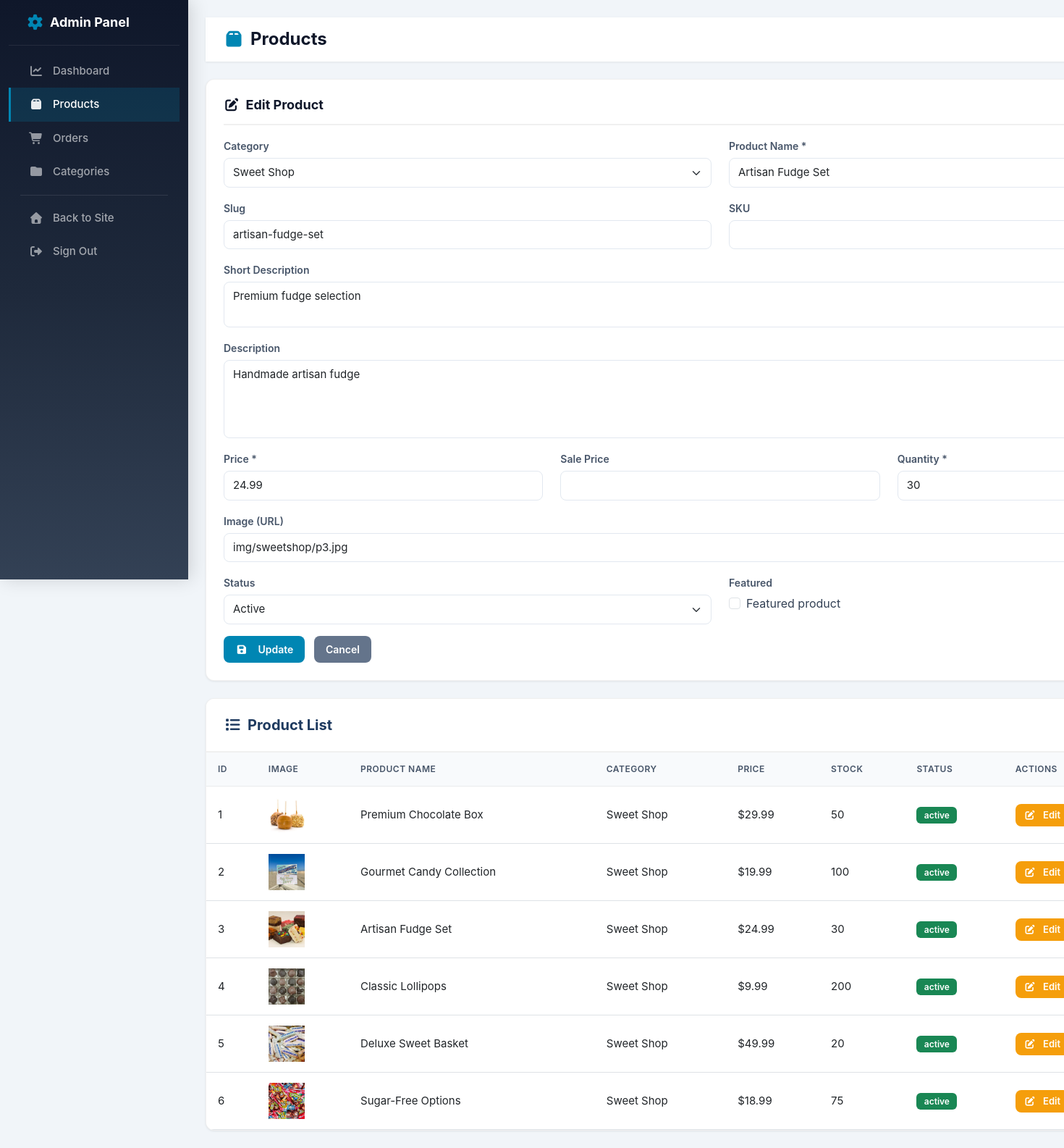
/admin/products.php?edit=3 (signed in), run on the app's committed database.
### tables this page shows
CREATE TABLE IF NOT EXISTS `products` (
  `product_id` INT(11) NOT NULL AUTO_INCREMENT,
  `category_id` INT(11) DEFAULT NULL,
  `product_name` VARCHAR(200) NOT NULL,
  `slug` VARCHAR(200) NOT NULL UNIQUE,
  `description` TEXT DEFAULT NULL,
  `short_description` VARCHAR(500) DEFAULT NULL,
  `price` DECIMAL(10,2) NOT NULL DEFAULT 0.00,
  `sale_price` DECIMAL(10,2) DEFAULT NULL COMMENT 'Giá khuyến mãi',
  `stock_quantity` INT(11) DEFAULT 0,
  `sku` VARCHAR(50) DEFAULT NULL UNIQUE COMMENT 'Stock Keeping Unit',
  `image` VARCHAR(255) DEFAULT NULL COMMENT 'Ảnh chính',
  `gallery` TEXT DEFAULT NULL COMMENT 'JSON array of image paths',
  `status` ENUM('active', 'inactive', 'out_of_stock') DEFAULT 'active',
  `featured` TINYINT(1) DEFAULT 0 COMMENT 'Sản phẩm nổi bật',
  `display_order` INT(11) DEFAULT 0,
  `created_at` TIMESTAMP DEFAULT CURRENT_TIMESTAMP,
  `updated_at` TIMESTAMP DEFAULT CURRENT_TIMESTAMP ON UPDATE CURRENT_TIMESTAMP,
  PRIMARY KEY (`product_id`),
  FOREIGN KEY (`category_id`) REFERENCES `categories`(`category_id`) ON DELETE SET NULL ON UPDATE CASCADE,
  INDEX `idx_category` (`category_id`),
  INDEX `idx_slug` (`slug`),
  INDEX `idx_status` (`status`),
  INDEX `idx_featured` (`featured`),
  INDEX `idx_price` (`price`)
);

CREATE TABLE IF NOT EXISTS `categories` (
  `category_id` INT(11) NOT NULL AUTO_INCREMENT,
  `category_name` VARCHAR(100) NOT NULL,
  `slug` VARCHAR(100) NOT NULL UNIQUE,
  `description` TEXT DEFAULT NULL,
  `image` VARCHAR(255) DEFAULT NULL,
  `display_order` INT(11) DEFAULT 0,
  `status` ENUM('active', 'inactive') DEFAULT 'active',
  `created_at` TIMESTAMP DEFAULT CURRENT_TIMESTAMP,
  `updated_at` TIMESTAMP DEFAULT CURRENT_TIMESTAMP ON UPDATE CURRENT_TIMESTAMP,
  PRIMARY KEY (`category_id`),
  INDEX `idx_slug` (`slug`),
  INDEX `idx_status` (`status`)
);

### includes/functions.php (called while the page is built, shortened)
<?php
function formatCurrency($amount) {
    return '$' . number_format($amount, 2);
}
function getCategories() {
    $conn = getDBConnection();
    $result = $conn->query("SELECT * FROM categories WHERE status = 'active' ORDER BY display_order ASC");
    $categories = [];
    while ($row = $result->fetch_assoc()) {
        $categories[] = $row;
    }
    return $categories;
}
function getProductById($product_id) {
    $conn = getDBConnection();
    $stmt = $conn->prepare("SELECT * FROM products WHERE product_id = ? AND status = 'active'");
    $stmt->bind_param("i", $product_id);
    $stmt->execute();
    $result = $stmt->get_result();
    $product = $result->fetch_assoc();
    return $product;
}
?>

### admin/products.php (the view, shortened to what this page needs)
<?php
require_once '../includes/functions.php';
$conn = getDBConnection();
$products = [];
$categories = getCategories();
$result = $conn->query("SELECT p.*, c.category_name FROM products p LEFT JOIN categories c ON p.category_id = c.category_id ORDER BY p.created_at DESC");
while ($row = $result->fetch_assoc()) {
    $products[] = $row;
}
$edit_product = null;
if (isset($_GET['edit'])) {
    $edit_product = getProductById(intval($_GET['edit']));
}
?>
<!DOCTYPE html>
<html lang="en">
<head>
    <link href="https://cdn.jsdelivr.net/npm/bootstrap@5.3.0/dist/css/bootstrap.min.css" rel="stylesheet">
    <link rel="stylesheet" href="https://cdnjs.cloudflare.com/ajax/libs/font-awesome/7.0.1/css/all.min.css">
    <link rel="stylesheet" href="../css/variables.css">
    <link rel="stylesheet" href="../css/admin.css">
</head>
<body class="admin-page">
    <div class="container-fluid">
        <div class="row">
            <?php include 'includes/sidebar.php'; ?>
            <div class="admin-content">
                <div class="admin-header">
                    <h2><i class="fa-solid fa-box"></i> Products</h2>
                </div>
                <div class="admin-form-card mb-4">
                    <div class="card-header">
                        <h5><i class="fa-solid fa-<?php echo $edit_product ? 'edit' : 'plus'; ?> me-2"></i><?php echo $edit_product ? 'Edit Product' : 'Add New Product'; ?></h5>
                    </div>
                    <div>
                        <form method="POST">
                            <div class="row">
                                <div class="col-md-6 mb-3">
                                    <label class="form-label">Category</label>
                                    <select class="form-select" name="category_id" required>
                                        <?php foreach ($categories as $cat): ?>
                                            <option value="<?php echo $cat['category_id']; ?>" <?php echo ($edit_product && $edit_product['category_id'] == $cat['category_id']) ? 'selected' : ''; ?>>
                                                <?php echo htmlspecialchars($cat['category_name']); ?>
                                            </option>
                                        <?php endforeach; ?>
                                    </select>
                                </div>
                                <div class="col-md-6 mb-3">
                                    <label class="form-label">Product Name *</label>
                                    <input type="text" class="form-control" name="product_name" value="<?php echo $edit_product ? htmlspecialchars($edit_product['product_name']) : ''; ?>" required>
                                </div>
                            </div>
                            <div class="row">
                                <div class="col-md-6 mb-3">
                                    <label class="form-label">Slug</label>
                                    <input type="text" class="form-control" name="slug" value="<?php echo $edit_product ? htmlspecialchars($edit_product['slug']) : ''; ?>">
                                </div>
                                <div class="col-md-6 mb-3">
                                    <label class="form-label">SKU</label>
                                    <input type="text" class="form-control" name="sku" value="<?php echo $edit_product ? htmlspecialchars($edit_product['sku']) : ''; ?>">
                                </div>
                            </div>
                            <div class="mb-3">
                                <label class="form-label">Short Description</label>
                                <textarea class="form-control" name="short_description" rows="2"><?php echo $edit_product ? htmlspecialchars($edit_product['short_description']) : ''; ?></textarea>
                            </div>
                            <div class="mb-3">
                                <label class="form-label">Description</label>
                                <textarea class="form-control" name="description" rows="4"><?php echo $edit_product ? htmlspecialchars($edit_product['description']) : ''; ?></textarea>
                            </div>
                            <div class="row">
                                <div class="col-md-4 mb-3">
                                    <label class="form-label">Price *</label>
                                    <input type="number" step="0.01" class="form-control" name="price" value="<?php echo $edit_product ? $edit_product['price'] : ''; ?>" required>
                                </div>
                                <div class="col-md-4 mb-3">
                                    <label class="form-label">Sale Price</label>
                                    <input type="number" step="0.01" class="form-control" name="sale_price" value="<?php echo $edit_product ? $edit_product['sale_price'] : ''; ?>">
                                </div>
                                <div class="col-md-4 mb-3">
                                    <label class="form-label">Quantity *</label>
                                    <input type="number" class="form-control" name="stock_quantity" value="<?php echo $edit_product ? $edit_product['stock_quantity'] : ''; ?>" required>
                                </div>
                            </div>
                            <div class="mb-3">
                                <label class="form-label">Image (URL)</label>
                                <input type="text" class="form-control" name="image" value="<?php echo $edit_product ? htmlspecialchars($edit_product['image']) : ''; ?>">
                            </div>
                            <div class="row">
                                <div class="col-md-6 mb-3">
                                    <label class="form-label">Status</label>
                                    <select class="form-select" name="status">
                                        <option value="active" <?php echo ($edit_product && $edit_product['status'] == 'active') ? 'selected' : ''; ?>>Active</option>
                                    </select>
                                </div>
                                <div class="col-md-6 mb-3">
                                    <label class="form-label">Featured</label>
                                    <div class="form-check">
                                        <input class="form-check-input" type="checkbox" name="featured" value="1" <?php echo ($edit_product && $edit_product['featured']) ? 'checked' : ''; ?>>
                                        <label class="form-check-label">Featured product</label>
                                    </div>
                                </div>
                            </div>
                                <button type="submit" name="<?php echo $edit_product ? 'update_product' : 'add_product'; ?>" class="admin-btn admin-btn-primary">
                                    <i class="fa-solid fa-<?php echo $edit_product ? 'save' : 'plus'; ?> me-2"></i><?php echo $edit_product ? 'Update' : 'Add New'; ?>
                                </button>
                                <?php if ($edit_product): ?>
                                    <a href="products.php" class="admin-btn admin-btn-secondary ms-2">Cancel</a>
                                <?php endif; ?>
                        </form>
                    </div>
                </div>
                <div class="admin-table">
                    <div class="card-header" style="padding: 1.5rem; background: white; border-bottom: 2px solid #f0f0f0;">
                        <h5 style="margin: 0; font-weight: 700; color: #1e3a5f;">
                            <i class="fa-solid fa-list me-2"></i>Product List
                        </h5>
                    </div>
                    <div class="table-responsive">
                        <table class="table">
                                <thead>
                                    <tr>
                                        <th>ID</th>
                                        <th>Image</th>
                                        <th>Product Name</th>
                                        <th>Category</th>
                                        <th>Price</th>
                                        <th>Stock</th>
                                        <th>Status</th>
                                        <th>Actions</th>
                                    </tr>
                                </thead>
                                <tbody>
                                    <?php foreach ($products as $product): ?>
                                        <tr>
                                            <td><?php echo $product['product_id']; ?></td>
                                            <td>
                                                <?php if ($product['image']): ?>
                                                    <img src="../<?php echo htmlspecialchars($product['image']); ?>" alt="" style="width: 50px; height: 50px; object-fit: cover;">
                                                <?php endif; ?>
                                            </td>
                                            <td><?php echo htmlspecialchars($product['product_name']); ?></td>
                                            <td><?php echo htmlspecialchars($product['category_name'] ?? '-'); ?></td>
                                            <td><?php echo formatCurrency($product['price']); ?></td>
                                            <td><?php echo $product['stock_quantity']; ?></td>
                                            <td>
                                                <span class="badge bg-<?php echo $product['status'] == 'active' ? 'success' : 'secondary'; ?>">
                                                    <?php echo $product['status']; ?>
                                                </span>
                                            </td>
                                            <td>
                                                <a href="?edit=<?php echo $product['product_id']; ?>" class="admin-btn admin-btn-warning admin-btn-sm">
                                                    <i class="fa-solid fa-edit me-1"></i>Edit
                                                </a>
                                            </td>
                                        </tr>
                                    <?php endforeach; ?>
                                </tbody>
                            </table>
                        </div>
                    </div>
                </div>
            </div>
        </div>
</body>
</html>

### css/variables.css (style rules this page uses)
:root { --font-family-primary: 'Source Sans 3', -apple-system, BlinkMacSystemFont, 'Segoe UI', sans-serif; --font-family-heading: 'Poppins', -apple-system, BlinkMacSystemFont, 'Segoe UI', sans-serif; --font-weight-light: 300; --font-weight-normal: 400; --font-weight-medium: 500; --font-weight-semibold: 600; --font-weight-bold: 700; --font-weight-extrabold: 800; --font-size-xs: 0.75rem; --font-size-sm: 0.875rem; --font-size-base: 1rem; --font-size-lg: 1.125rem; --font-size-xl: 1.25rem; --font-size-2xl: 1.5rem; --font-size-3xl: 1.875rem; --font-size-4xl: 2.25rem; --font-size-5xl: 3rem; --font-size-6xl: 3.75rem; --line-height-tight: 1.2; --line-height-normal: 1.5; --line-height-relaxed: 1.75; --line-height-loose: 2; --letter-spacing-tight: -0.025em; --letter-spacing-normal: 0; --letter-spacing-wide: 0.025em; --letter-spacing-wider: 0.05em; --letter-spacing-widest: 0.1em; --primary-color: #004b8d; --primary-dark: #003366; --primary-light: #0066cc; --secondary-color: #0086b3; --secondary-dark: #006b8f; --secondary-light: #00a3d9; --accent-color: #6bb4b3; --text-primary: #1a1a1a; --text-secondary: #4a4a4a; --text-muted: #6c757d; --text-light: #999999; --text-white: #ffffff; --text-dark: #1a1a1a; --aqua-color: #0086b3; --aqua-dark: #006b8f; --aqua-light: #00a3d9; --pink-color: #e8477b; --sweet-shop-red: #dc3545; --boardwalk-yellow: #FFD700; --bg-white: #ffffff; --bg-light: #f8f9fa; --bg-lighter: #fafbfc; --bg-dark: #1a1a1a; --facebook-color: #1877F2; --instagram-color: #E4405F; --twitter-color: #1DA1F2; --youtube-color: #FF0000; --spacing-xs: 0.25rem; --spacing-sm: 0.5rem; --spacing-md: 1rem; --spacing-lg: 1.5rem; --spacing-xl: 2rem; --spacing-2xl: 3rem; --spacing-3xl: 4rem; --spacing-4xl: 5rem; --transition-fast: 0.15s cubic-bezier(0.4, 0, 0.2, 1); --transition-base: 0.3s cubic-bezier(0.4, 0, 0.2, 1); --transition-slow: 0.5s cubic-bezier(0.4, 0, 0.2, 1); --transition-bezier: 0.3s cubic-bezier(0.4, 0, 0.2, 1); --transition-spring: 0.4s cubic-bezier(0.68, -0.55, 0.265, 1.55); --shadow-xs: 0 1px 2px 0 rgba(0, 0, 0, 0.05); --shadow-sm: 0 2px 4px 0 rgba(0, 0, 0, 0.06), 0 1px 2px 0 rgba(0, 0, 0, 0.03); --shadow-md: 0 4px 6px -1px rgba(0, 0, 0, 0.1), 0 2px 4px -1px rgba(0, 0, 0, 0.06); --shadow-lg: 0 10px 15px -3px rgba(0, 0, 0, 0.1), 0 4px 6px -2px rgba(0, 0, 0, 0.05); --shadow-xl: 0 20px 25px -5px rgba(0, 0, 0, 0.1), 0 10px 10px -5px rgba(0, 0, 0, 0.04); --shadow-2xl: 0 25px 50px -12px rgba(0, 0, 0, 0.25); --shadow-inner: inset 0 2px 4px 0 rgba(0, 0, 0, 0.06); --shadow-header: 0 2px 10px rgba(0, 0, 0, 0.05); --shadow-colored: 0 10px 30px rgba(0, 134, 179, 0.2); --radius-xs: 2px; --radius-sm: 4px; --radius-md: 6px; --radius-lg: 8px; --radius-xl: 12px; --radius-2xl: 16px; --radius-full: 9999px; --gradient-primary: linear-gradient(135deg, #004e92 0%, #0086b3 100%); --gradient-hero: linear-gradient(135deg, rgba(0, 78, 146, 0.4) 0%, rgba(0, 4, 40, 0.5) 100%); --gradient-overlay: linear-gradient(180deg, rgba(0, 0, 0, 0) 0%, rgba(0, 0, 0, 0.3) 100%); --z-dropdown: 1000; --z-sticky: 1020; --z-fixed: 1030; --z-modal-backdrop: 1040; --z-modal: 1050; --z-popover: 1060; --z-tooltip: 1070; }

### data on the page
products: category_id "Sweet Shop", product_name "Artisan Fudge Set", slug "artisan-fudge-set", short_description "Premium fudge selection", description "Handmade artisan fudge", price "24.99", stock_quantity "30", image "img/sweetshop/p3.jpg", status "Active", product_id "3", image (picture), category.category_name "Sweet Shop", price "$24.99", status "active"
products: product_id "1", image (picture), product_name "Premium Chocolate Box", category.category_name "Sweet Shop", price "$29.99", stock_quantity "50", status "active"
products: product_id "2", image (picture), product_name "Gourmet Candy Collection", category.category_name "Sweet Shop", price "$19.99", stock_quantity "100", status "active"
products: product_id "4", image (picture), product_name "Classic Lollipops", category.category_name "Sweet Shop", price "$9.99", stock_quantity "200", status "active"
products: product_id "5", image (picture), product_name "Deluxe Sweet Basket", category.category_name "Sweet Shop", price "$49.99", stock_quantity "20", status "active"
products: product_id "6", image (picture), product_name "Sugar-Free Options", category.category_name "Sweet Shop", price "$18.99", stock_quantity "75", status "active"
